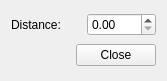
<?xml version="1.0" encoding="UTF-8"?>
<ui version="4.0">
 <class>SliceThickness</class>
 <widget class="QWidget" name="SliceThickness">
  <property name="geometry">
   <rect>
    <x>0</x>
    <y>0</y>
    <width>167</width>
    <height>81</height>
   </rect>
  </property>
  <property name="windowTitle">
   <string>Slice Distance</string>
  </property>
  <layout class="QVBoxLayout" name="verticalLayout">
   <item>
    <layout class="QHBoxLayout" name="horizontalLayout">
     <item>
      <widget class="QLabel" name="label">
       <property name="text">
        <string>Distance:</string>
       </property>
      </widget>
     </item>
     <item>
      <widget class="QDoubleSpinBox" name="thicknessSpin"/>
     </item>
    </layout>
   </item>
   <item>
    <layout class="QHBoxLayout" name="horizontalLayout_2">
     <item>
      <spacer name="horizontalSpacer">
       <property name="orientation">
        <enum>Qt::Horizontal</enum>
       </property>
       <property name="sizeHint" stdset="0">
        <size>
         <width>40</width>
         <height>20</height>
        </size>
       </property>
      </spacer>
     </item>
     <item>
      <widget class="QPushButton" name="okButton">
       <property name="text">
        <string>Close</string>
       </property>
       <property name="icon">
        <iconset resource="resources.qrc">
         <normaloff>:/static/default/icon/22x22/dialog-close.png</normaloff>:/static/default/icon/22x22/dialog-close.png</iconset>
       </property>
      </widget>
     </item>
    </layout>
   </item>
  </layout>
 </widget>
 <resources>
  <include location="resources.qrc"/>
 </resources>
 <connections/>
</ui>
